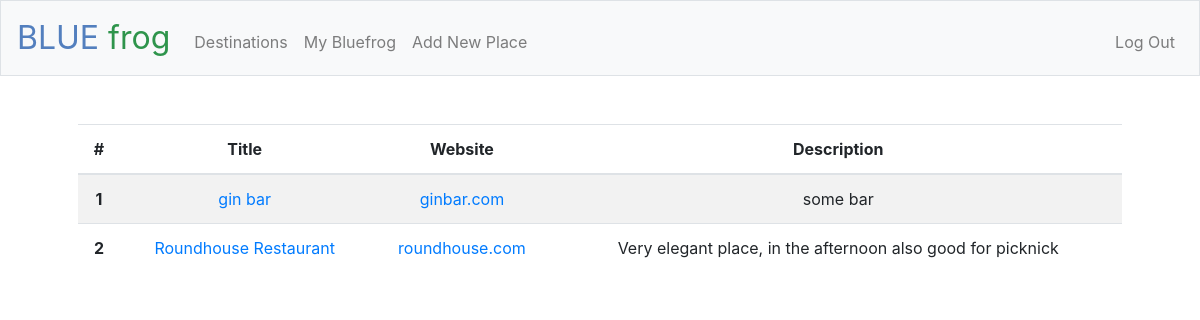
Before: /destination/CPT (signed in) with the older database file.
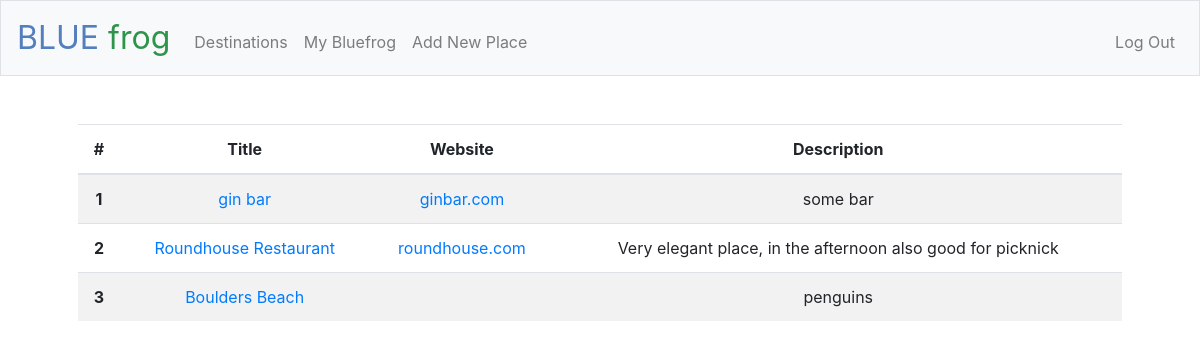
After: the same page with the newer database file.
### tables this page shows
CREATE TABLE places (id INTEGER PRIMARY KEY AUTOINCREMENT NOT NULL, title TEXT NOT NULL, dest_id INTEGER NOT NULL, url TEXT, email TEXT, phone TEXT, description TEXT, public BOOLEAN, 'timestamp' TIMESTAMP DEFAULT CURRENT_TIMESTAMP NOT NULL, FOREIGN KEY(dest_id) REFERENCES destinations(id));

### app.py (the view)
@app.route("/destination/<iata>")
@login_required
def destination(iata):
    destination = db.execute("SELECT * FROM destinations WHERE iata = :iata", iata = iata)
    dest_id = destination[0]["id"]
    place_list = db.execute("SELECT id, title, url, description FROM places WHERE dest_id = :dest_id", dest_id = dest_id)
    return render_template("destination.html", place_list = place_list, iata = iata)

### app.py (called while the page is built)
@app.after_request
def after_request(response):
    response.headers["Cache-Control"] = "no-cache, no-store, must-revalidate"
    response.headers["Expires"] = 0
    response.headers["Pragma"] = "no-cache"
    return response

### helpers.py (called while the page is built)
def login_required(f):
    @wraps(f)
    def decorated_function(*args, **kwargs):
        if session.get("user_id") is None:
            return redirect("/login")
        return f(*args, **kwargs)
    return decorated_function

### templates/destination.html (shortened to what this page needs)
{% extends "layout.html" %}
{% block main %}
<table class="table table-striped">
  <thead>
    <tr>
      <th scope="col">#</th>
      <th scope="col">Title</th>
      <th scope="col">Website</th>
      <th scope="col">Description</th>
    </tr>
  </thead>
<tbody>
  {% for place in place_list %}
  <tr>
    <th scope="row">{{ loop.index }}</th>
    <td><a href={{ url_for('place', place_id=place["id"]) }}>{{ place["title"] }}</a></td>
    <td><a href={{ place["url"] }}>{{ place["url"] }}</a></td>
    <td>{{ place["description"] }}</td>
  </tr>
  {% endfor %}
</tbody>
</table>
{% endblock %}

Changed rows visible on the page:
added places: title "Boulders Beach", description "penguins"
